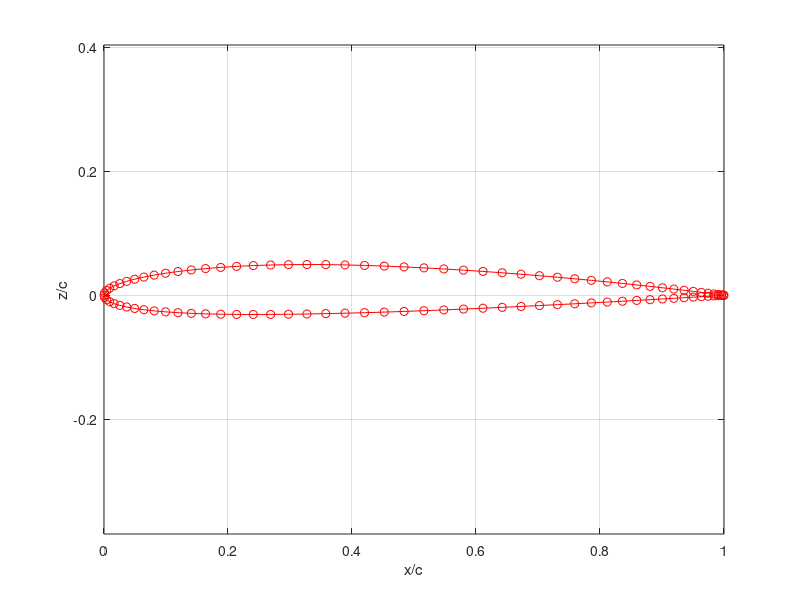
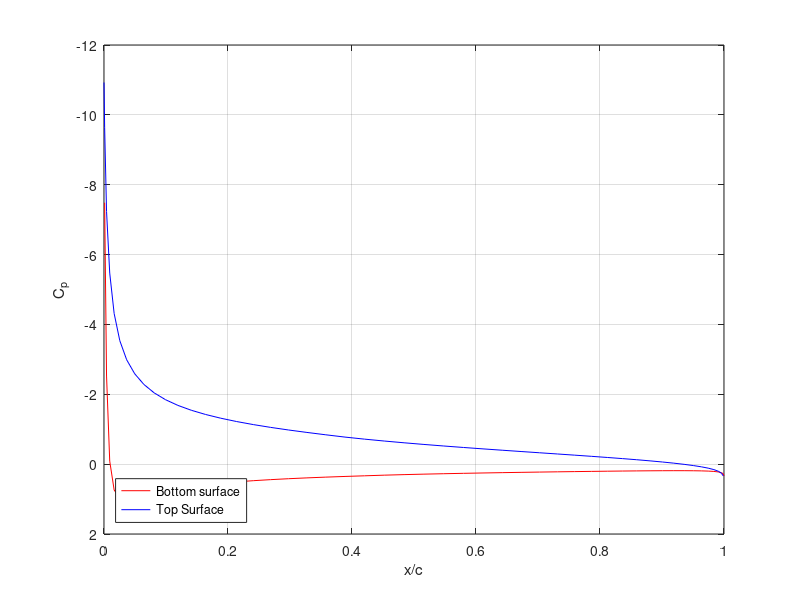

Here is the MATLAB script that generated these plots, in order:
function mainPanelSingle

% written by Ebenezer P Gnanamanickam while teaching AAE 490D Aerodynamic
% design at Purdue University in the Spring of 2012. The code is entirely
% self containing and it calculates the Lift coefficient and Pressure
% distribution around a NACA 4 digit airfoil.
% It follows almost identically the Smith Hess Method as outlined in
% Moran's Aerodynamics text (the exact name skips my memory).
% You can use it for any arbitrary airfoil by changing the subroutine NACA4
% to input a bunch of x,z points. The points start from the trailing edge
% go through the bottom surface of the airfoil and then over the top and
% finish at the trailing edge again. It should be non-dimensionalized with
% respect to the chord. So it should start with the point (1,0) and end
% with the point (1,0)
% The inputs are right below. They are the 
% 1) airfoil number (af_no) if using NACA4 digit series
% 2) number of panels (no_pls) 
% 3) angle of attack (alpha)
clc;
clear all;
close all;

% INPUTS
%%%%%%%%%%%%%%%%%%%%%%%%%%%%%%%%%%%%%%%%%%%%%%%%%%%%%%%%%%%%%%%%%%%%%%%%%%
af_no=1408;
no_pls=100;
alpha=10;
%%%%%%%%%%%%%%%%%%%%%%%%%%%%%%%%%%%%%%%%%%%%%%%%%%%%%%%%%%%%%%%%%%%%%%%%%%
[x,z]=NACA4(af_no,no_pls,0);
% If you want to input points from a dat file, please comment out the line
% above and use the following format to import points
% a=load('n0012.dat');
% x=a(:,1);
% z=a(:,2);
%%%%%%%%%%%%%%%%%%%%%%%%%%%%%%%%%%%%%%%%%%%%%%%%%%%%%%%%%%%%%%%%%%%%%%%%%%

[sth,cth]=setUpPanel1(x,z);
V_inf=1;

figure;
plot(x,z,'o-r')
axis equal
grid;
xlabel('x/c')
ylabel('z/c')

[A,b,beta,r]=calCoeffs1(x,z,...
    sth,cth,alpha,V_inf);
% 

xx=inv(A)*b';
q=xx(1:end-1);
gamma=xx(end)
[Vt]=calVt(sth,cth,r,beta,V_inf,alpha,q,gamma);

figure;
plot(x(1:round(length(x)/2)),1-(Vt(1:round(length(x)/2))./V_inf).^2,'r',...
    x(round(length(x)/2)+1:end),1-(Vt(round(length(x)/2)+1:end)./V_inf).^2,'b');
grid;
legend('Bottom surface','Top Surface','Location','SouthWest')
set(gca,'YDir','reverse');
xlabel('x/c')
ylabel('C_p')

C_l=4*(gamma)/V_inf

sum=0.d0;
for i=1:length(x)-1
    Cp(i)= 1-(Vt(i)/V_inf)^2;
    xavg = (x(i)+x(i+1))/2;
    zavg = (z(i)+z(i+1))/2;
    dx = x(i+1)-x(i);
    dz = z(i+1)-z(i);
    sum = sum + (Cp(i)*(xavg*dx + zavg*dz));
end

Cmle = sum
return
% % % theta*180/pi
% % % C_l/(alpha*180/pi)

function [x,z]=NACA4(af_no,no_pls,doPlot)

x_c=linspace(0,pi,round(no_pls/2));
x_c=(1-cos(x_c))./2;

t=(af_no-floor(af_no/100)*100)/100; % maximum thickness in tenth's of chord
m=floor(af_no/1000)/100; %maximum thickness in tenth's of chord
p=(floor(2412/100)-floor(2412/1000)*10)/10; %position of maximum thickness in tenth's of chord
zu=(t/0.2).*(.2969.*sqrt(x_c)-.126.*x_c-.35160.*x_c.^2+...
    .2843.*x_c.^3-.1036.*x_c.^4);

for i=1:1:length(x_c)
    if x_c(i)<=p
        z_c(i)=m*(1/p)^2.*(2.*p.*x_c(i)-x_c(i).^2);
    else
        z_c(i)=m*(1/(p-1))^2.*((1-2*p)+2.*p.*x_c(i)-x_c(i).^2);
    end
end
z_u=zu+z_c;
z_l=z_c-zu;

% P=polyfit(z_u(end-round(no_pls*.1):end),x_c(end-round(no_pls*.1):end),2);
% z_u(end+1)=0;
% x_c(end+1)=polyval(P,z_u(end));
% z_l(end+1)=0;

if doPlot==1
    h6=figure;
    plot(x_c,z_u,'o-r',x_c,z_l,'o-b',x_c,z_c,'-k');
    grid;
    axis equal;
end

z=[fliplr(z_l(2:end)) z_u(1:end-1)]';
x=[fliplr(x_c(2:end)) x_c(1:end-1)]';
z(1)=0;

return;

function [A,b,beta,r]=calCoeffs1(x,z,...
    sth,cth,alpha,V_inf)

A=zeros(length(x)+1,length(x)+1);
b=zeros(1,length(x)+1);

[r,beta]=calRBeta(x,z);

alpha=alpha/180*pi;

for i=1:1:length(x)
    sum=0;
    for j=1:1:length(x)
        if j==length(x)
            mm=1;
        else
            mm=j+1;
        end
        
        sd=sinDiff(sth,cth,i,j);
        cd=cosDiff(sth,cth,i,j);
        
        A(i,j)=sd*log(r(i,mm)/r(i,j))+cd*beta(i,j);
        sum=sum+cd*log(r(i,mm)/r(i,j))-sd*beta(i,j);
        
      
        A(i,j)=A(i,j)/(2*pi);
    end
    A(i,length(x)+1)=sum/(2*pi);
    
    s1=(cos(alpha)*sth(i)-sin(alpha)*cth(i));
    b(i)=V_inf*s1;
end

tt=[1 length(x)];

for j=1:1:length(x)
    if j==length(x)
        mm=1;
    else
        mm=j+1;
    end
    sum=0;
    for k=1:1:length(tt)
        sd=sinDiff(sth,cth,tt(k),j);
        cd=cosDiff(sth,cth,tt(k),j);
        
       sum=sum+(sd*beta(tt(k),j)-...
            cd*log(r(tt(k),mm)/r(tt(k),j)));
    end
    A(length(x)+1,j)=sum/(2*pi);
end


sum2=0;
for k=1:1:length(tt)
    sum1=0;
    for j=1:1:length(x)
        if j==length(x)
            mm=1;
        else
            mm=j+1;
        end
        sd=sinDiff(sth,cth,tt(k),j);
        cd=cosDiff(sth,cth,tt(k),j);
        
        sum1=sum1+(sd*log(r(tt(k),mm)/r(tt(k),j))+...
            cd*beta(tt(k),j));
    end
    sum2=sum2+sum1;
end

A(length(x)+1,length(x)+1)=sum2/(2*pi);


c1=(sin(alpha)*sth(1)+cos(alpha)*cth(1));
c2=(sin(alpha)*sth(length(x))+cos(alpha)*cth(length(x)));
b(length(x)+1)=-V_inf*c1-V_inf*c2;
return;

function [sth,cth,len]=setUpPanel1(x,z)

N=length(x);

len=zeros(1,N);
sth=len;
cth=len;

for i=1:1:N
   if i==length(x)
       mm=1;
   else
       mm=i+1;
   end
   len(i)=sqrt((x(mm)-x(i))^2+(z(mm)-z(i))^2);
   sth(i)=(z(mm)-z(i))/len(i);
   cth(i)=(x(mm)-x(i))/len(i);
   
end

return;

function [Vt]=calVt(sth,cth,r,beta,V_inf,alpha,q,gamma)

alpha=alpha/180*pi;


N=size(beta,1);
Vt=zeros(1,N);
for i=1:1:N
    sum1=0;
    sum2=0;
    for j=1:1:N
        if j==N
            mm=1;
        else
            mm=j+1;
        end
        
        sd=sinDiff(sth,cth,i,j);
        cd=cosDiff(sth,cth,i,j);
               
        sum1=sum1+q(j)/(2*pi)*...
            (sd*beta(i,j)-cd*log(r(i,mm)/r(i,j)));
        sum2=sum2+gamma/(2*pi)*...
            (sd*log(r(i,mm)/r(i,j))+cd*beta(i,j));
    end
    c1=sin(alpha)*sth(i)+cos(alpha)*cth(i);
    Vt(i)=V_inf*c1+sum1+sum2;
end

return;

function [r,beta]=calRBeta(x,z)

r=zeros(length(x),length(x));
beta=r;
for i=1:1:length(x)
    if i==length(x)
        xcntr=(x(1)+x(i))/2;
        zcntr=(z(1)+z(i))/2;
    else
        xcntr=(x(i+1)+x(i))/2;
        zcntr=(z(i+1)+z(i))/2;
    end
    
    for j=1:1:length(x)
        r(i,j)=sqrt((xcntr-x(j))^2+(zcntr-z(j))^2);
        
        if i~=j
            if j==length(x)
                k=1;
            else
                k=j+1;
            end
            temp1=(zcntr-z(k))*(xcntr-x(j))-...
                (xcntr-x(k))*(zcntr-z(j));
            temp2=(xcntr-x(k))*(xcntr-x(j))+...
                (zcntr-z(k))*(zcntr-z(j));
            beta(i,j)=atan2(temp1,temp2);
        else
            beta(i,j)=pi;
        end
        
    end
end

function [sinD]=sinDiff(sin_theta,cos_theta,i,j)

sinD=(cos_theta(j)*sin_theta(i)-sin_theta(j)*cos_theta(i));

return;

function [cosD]=cosDiff(sin_theta,cos_theta,i,j)

cosD=(sin_theta(j)*sin_theta(i)+cos_theta(j)*cos_theta(i));

return;